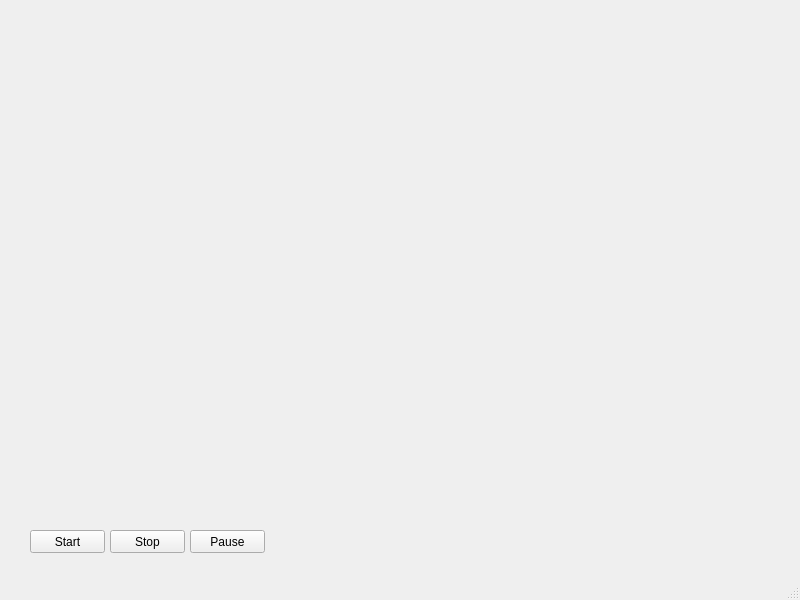
<?xml version="1.0" encoding="UTF-8"?>
<ui version="4.0">
 <class>MainWindow</class>
 <widget class="QMainWindow" name="MainWindow">
  <property name="geometry">
   <rect>
    <x>0</x>
    <y>0</y>
    <width>800</width>
    <height>600</height>
   </rect>
  </property>
  <property name="windowTitle">
   <string>MainWindow</string>
  </property>
  <widget class="QWidget" name="centralwidget">
   <widget class="QPushButton" name="pushButton">
    <property name="geometry">
     <rect>
      <x>30</x>
      <y>530</y>
      <width>75</width>
      <height>23</height>
     </rect>
    </property>
    <property name="text">
     <string>Start</string>
    </property>
   </widget>
   <widget class="QPushButton" name="stopButton">
    <property name="geometry">
     <rect>
      <x>110</x>
      <y>530</y>
      <width>75</width>
      <height>23</height>
     </rect>
    </property>
    <property name="text">
     <string>Stop</string>
    </property>
   </widget>
   <widget class="QPushButton" name="pauseButton">
    <property name="geometry">
     <rect>
      <x>190</x>
      <y>530</y>
      <width>75</width>
      <height>23</height>
     </rect>
    </property>
    <property name="text">
     <string>Pause</string>
    </property>
   </widget>
  </widget>
  <widget class="QMenuBar" name="menubar">
   <property name="geometry">
    <rect>
     <x>0</x>
     <y>0</y>
     <width>800</width>
     <height>21</height>
    </rect>
   </property>
  </widget>
  <widget class="QStatusBar" name="statusbar"/>
 </widget>
 <resources/>
 <connections/>
</ui>
